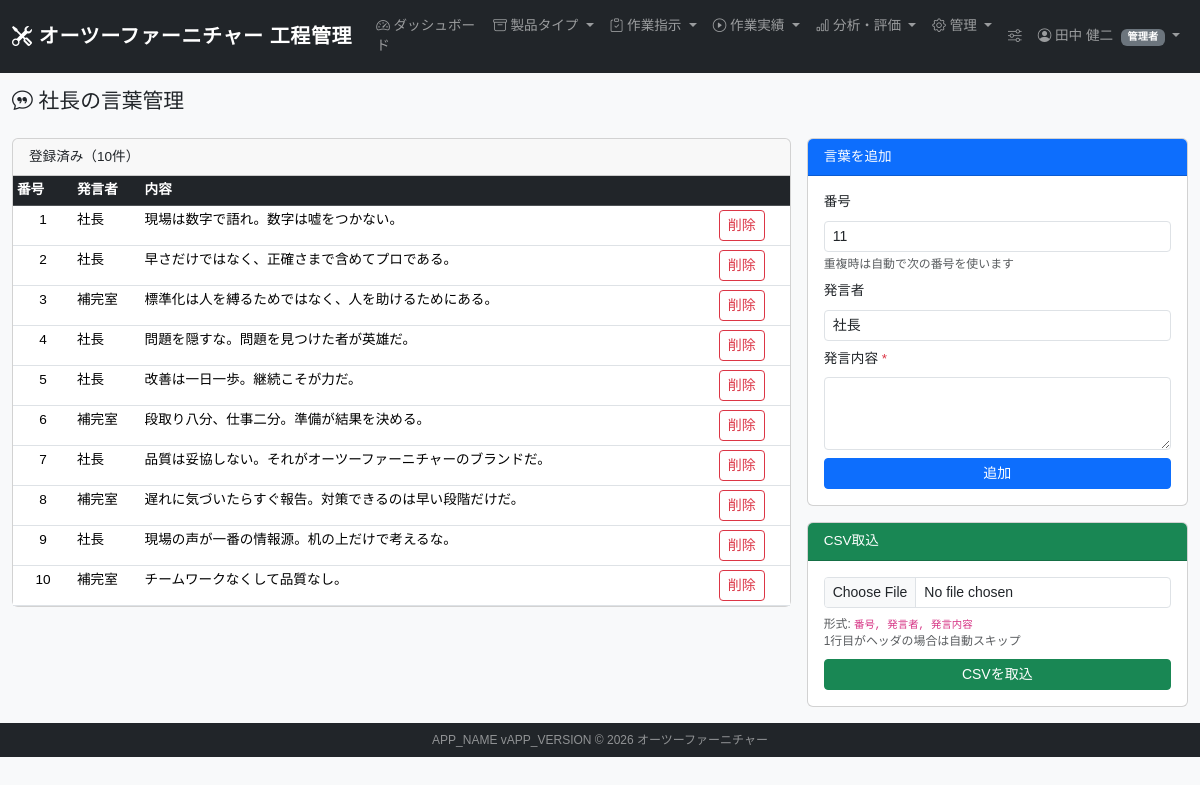
/words.php (signed in), run on the app's committed database.
### tables this page shows
CREATE TABLE IF NOT EXISTS president_words (
    id INT AUTO_INCREMENT PRIMARY KEY,
    display_no INT NOT NULL COMMENT '表示番号（重複時は自動で空き番号へ）',
    speaker_name VARCHAR(100) DEFAULT '社長' COMMENT '発言者名',
    message TEXT NOT NULL COMMENT '発言内容',
    is_active TINYINT(1) DEFAULT 1,
    created_at DATETIME DEFAULT CURRENT_TIMESTAMP
);

### app/db.php (called while the page is built, shortened)
<?php
function getDB(): PDO {
    static $pdo = null;
    if ($pdo !== null) {
        return $pdo;
    }
    $dsn = sprintf(
        'mysql:host=%s;dbname=%s;charset=%s',
        DB_HOST, DB_NAME, DB_CHARSET
    );
    try {
        $pdo = new PDO($dsn, DB_USER, DB_PASS, [
            PDO::ATTR_ERRMODE            => PDO::ERRMODE_EXCEPTION,
            PDO::ATTR_DEFAULT_FETCH_MODE => PDO::FETCH_ASSOC,
            PDO::ATTR_EMULATE_PREPARES   => false,
        ]);
    } catch (PDOException $e) {
        error_log('[DB接続エラー] ' . $e->getMessage());
        http_response_code(503);
        die('<h1>データベース接続に失敗しました。管理者に連絡してください。</h1>');
    }
    return $pdo;
}
function dbFetchAll(string $sql, array $params = []): array {
    $stmt = getDB()->prepare($sql);
    $stmt->execute($params);
    return $stmt->fetchAll();
}

### app/functions.php (called while the page is built, shortened)
<?php
function h(mixed $str): string {
    return htmlspecialchars((string)($str ?? ''), ENT_QUOTES | ENT_HTML5, 'UTF-8');
}

### public/words.php (the view, shortened to what this page needs)
<?php
require_once __DIR__ . '/../app/db.php';
require_once __DIR__ . '/../app/functions.php';
$words = dbFetchAll("SELECT * FROM president_words ORDER BY display_no");
$nextNo = ($words ? max(array_column($words, 'display_no')) : 0) + 1;
require __DIR__ . '/parts/header.php';
?>
<div class="row mb-3">
  <div class="col"><h2><i class="bi bi-chat-quote"></i> 社長の言葉管理</h2></div>
</div>
<div class="row g-3">
  <div class="col-md-8">
    <div class="card">
      <div class="card-header">登録済み（<?= count($words) ?>件）</div>
      <div class="card-body p-0">
        <table class="table table-sm mb-0">
          <thead class="table-dark">
            <tr><th style="width:60px">番号</th><th>発言者</th><th>内容</th><th></th></tr>
          </thead>
          <tbody>
          <?php foreach ($words as $w): ?>
            <tr>
              <td class="text-center"><?= $w['display_no'] ?></td>
              <td><?= h($w['speaker_name']) ?></td>
              <td><?= h($w['message']) ?></td>
              <td>
                <form method="post" class="d-inline" onsubmit="return confirm('削除しますか？')">
                  <button type="submit" class="btn btn-sm btn-outline-danger">削除</button>
                </form>
              </td>
            </tr>
          <?php endforeach; ?>
          </tbody>
        </table>
      </div>
    </div>
  </div>
  <div class="col-md-4">
    <div class="card mb-3">
      <div class="card-header bg-primary text-white">言葉を追加</div>
      <div class="card-body">
        <form method="post">
          <div class="mb-2">
            <label class="form-label">番号</label>
            <input type="number" name="display_no" class="form-control form-control-sm"
                   value="<?= $nextNo ?>" min="1">
            <div class="form-text">重複時は自動で次の番号を使います</div>
          </div>
          <div class="mb-2">
            <label class="form-label">発言者</label>
            <input type="text" name="speaker_name" class="form-control form-control-sm" value="社長">
          </div>
          <div class="mb-2">
            <label class="form-label">発言内容 <span class="text-danger">*</span></label>
            <textarea name="message" class="form-control form-control-sm" rows="3" required></textarea>
          </div>
          <button type="submit" class="btn btn-primary btn-sm w-100">追加</button>
        </form>
      </div>
    </div>
    <div class="card">
      <div class="card-header bg-success text-white">CSV取込</div>
      <div class="card-body">
        <form method="post" enctype="multipart/form-data">
          <div class="mb-2">
            <input type="file" name="csv_file" class="form-control form-control-sm" accept=".csv" required>
          </div>
          <div class="form-text mb-2">
            形式: <code>番号, 発言者, 発言内容</code><br>
            1行目がヘッダの場合は自動スキップ
          </div>
          <button type="submit" class="btn btn-success btn-sm w-100">CSVを取込</button>
        </form>
      </div>
    </div>
  </div>
</div>
<?php require __DIR__ . '/parts/footer.php'; ?>

### public/assets/css/style.css (style rules this page uses)
body { font-family: 'Hiragino Kaku Gothic ProN', 'Meiryo', 'Yu Gothic', sans-serif; font-size: 0.85rem; background-color: #f8f9fa; }
h2 { font-size: 1.3rem; }
.card-header { font-size: 0.85rem; }

### data on the page
president_words: display_no "1", speaker_name "社長", message "現場は数字で語れ。数字は嘘をつかない。"
president_words: display_no "2", speaker_name "社長", message "早さだけではなく、正確さまで含めてプロである。"
president_words: display_no "3", speaker_name "補完室", message "標準化は人を縛るためではなく、人を助けるためにある。"
president_words: display_no "4", speaker_name "社長", message "問題を隠すな。問題を見つけた者が英雄だ。"
president_words: display_no "5", speaker_name "社長", message "改善は一日一歩。継続こそが力だ。"
president_words: display_no "6", speaker_name "補完室", message "段取り八分、仕事二分。準備が結果を決める。"
president_words: display_no "7", speaker_name "社長", message "品質は妥協しない。それがオーツーファーニチャーのブランドだ。"
president_words: display_no "8", speaker_name "補完室", message "遅れに気づいたらすぐ報告。対策できるのは早い段階だけだ。"
president_words: display_no "9", speaker_name "社長", message "現場の声が一番の情報源。机の上だけで考えるな。"
president_words: display_no "10", speaker_name "補完室", message "チームワークなくして品質なし。"

### other printed values
$user['name'] "田中 健二"
roleLabel($user['role']) "管理者"
count($words) "10"
APP_NAME "APP_NAME"
APP_VERSION "APP_VERSION"
